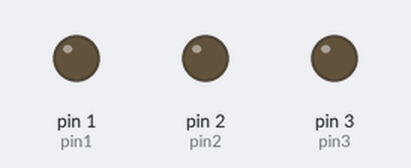
The sketch below on a simulated Arduino Uno, built with avr-gcc and run on an emulated ATmega328P. Shown: output pins drawn as LEDs (lit = HIGH).

Above: at 0.5 s.
At 1.5 s:
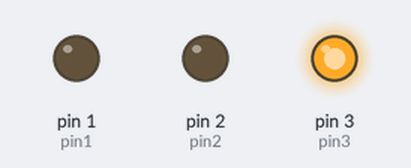
At 5.5 s:
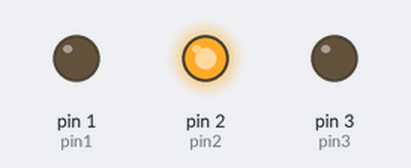
Timing chart, 0 to 6.9 s (numbered marks = the images above):
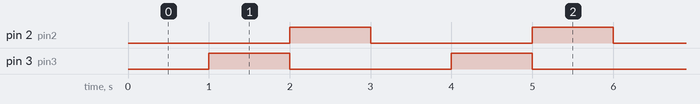

Measured:
- by itself, pin 2 (pin2), pin 3 (pin3): alternates HIGH for 1.0 s and LOW for 2.0 s
- by itself, everything shown: repeats every 3.0 s, in 3 steps

The sketch:

Binary_number.ino
```cpp
int pin1=1;
int pin2=2;
int pin3=3;
int pin4=4;
int Delay=1000;
int binDelay=500;
void setup() {
  // put your setup code here, to run once:
  pinMode(pin1,OUTPUT);
  pinMode(pin2,OUTPUT);
  pinMode(pin3,OUTPUT);
  pinMode(pin3,OUTPUT);

}

void loop() {
  // put your main code here, to run repeatedly:

  //Number 0
  digitalWrite(pin1,LOW);
  digitalWrite(pin2,LOW);
  digitalWrite(pin3,LOW);
  digitalWrite(pin4,LOW);

  delay(binDelay);

 //Number 1
  digitalWrite(pin1,LOW);
  digitalWrite(pin2,LOW);
  digitalWrite(pin3,LOW);
  digitalWrite(pin4,HIGH);

  delay(binDelay);

  //Number 2
  digitalWrite(pin1,LOW);
  digitalWrite(pin2,LOW);
  digitalWrite(pin3,HIGH);
  digitalWrite(pin4,LOW);

  delay(binDelay);

  //Number 3

  digitalWrite(pin1,LOW);
  digitalWrite(pin2,LOW);
  digitalWrite(pin3,HIGH);
  digitalWrite(pin4,HIGH);

  delay(binDelay);

  //Number 4

  digitalWrite(pin1,LOW);
  digitalWrite(pin2,HIGH);
  digitalWrite(pin3,LOW);
  digitalWrite(pin4,LOW);

  delay(binDelay);

  //Number 5
  digitalWrite(pin1,LOW);
  digitalWrite(pin2,HIGH);
  digitalWrite(pin3,LOW);
  digitalWrite(pin4,HIGH);

  delay(binDelay);

}
```
